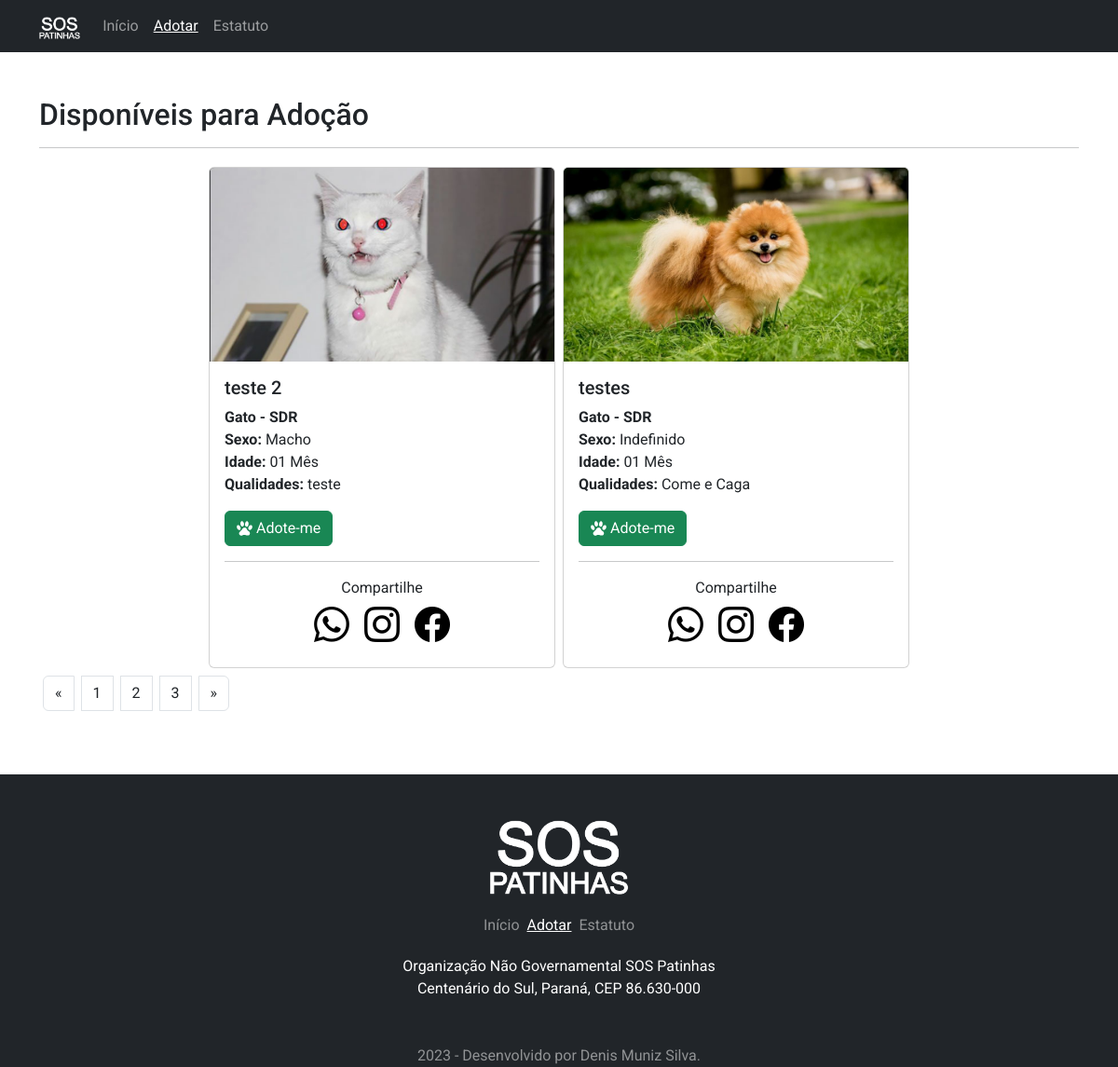
/adocao, run on the app's committed database.
### pet/models.py (models this page shows, shortened)
class Adocao(models.Model):
    VAR_SEXO = [
        ('Indefinido', 'Indefinido'),
        ('Macho', 'Macho'),
        ('Fêmea', 'Fêmea'),
    ]
    VAR_STATUS = [
        ('d', 'Disponível'),
        ('a', 'Adotado'),
        ('c', 'Adoção Cancelada'),
    ]
    VAR_IDADE = [
        ('Desconhecida', 'Desconhecida'),
        ('01 Mês', '01 Mês'),
        ('02 Mêses', '02 Mêses'),
        ('03 Mêses', '03 Mêses'),
        ('04 Mêses', '04 Mêses'),
        ('05 Mêses', '05 Mêses'),
        ('06 Mêses', '06 Mêses'),
        ('07 Mêses', '07 Mêses'),
        ('08 Mêses', '08 Mêses'),
        ('09 Mêses', '09 Mêses'),
        ('10 Mêses', '10 Mêses'),
        ('11 Mêses', '11 Mêses'),
        ('01 Ano', '01 Ano'),
        ('02 Anos', '02 Anos'),
        ('03 Anos', '03 Anos'),
        ('04 Anos', '04 Anos'),
        ('05 Anos', '05 Anos'),
        ('06 Anos', '06 Anos'),
        ('07 Anos', '07 Anos'),
        ('08 Anos', '08 Anos'),
        ('09 Anos', '09 Anos'),
        ('10 Anos', '10 Anos'),
        ('11 Anos', '11 Anos'),
        ('12 Anos', '12 Anos'),
        ('13 Anos', '13 Anos'),
        ('14 Anos', '14 Anos'),
        ('15 Anos', '15 Anos'),
        ('16 Anos', '16 Anos'),
        ('17 Anos', '17 Anos'),
        ('18 Anos', '18 Anos'),
        ('19 Anos', '19 Anos'),
        ('20 Anos', '20 Anos'),
        ('21 Anos', '21 Anos'),
        ('22 Anos', '22 Anos'),
        ('23 Anos', '23 Anos'),
        ('24 Anos', '24 Anos'),
        ('25 Anos', '25 Anos'),
        ('26 Anos', '26 Anos'),
        ('27 Anos', '27 Anos'),
        ('28 Anos', '28 Anos'),
        ('29 Anos', '29 Anos'),
        ('30 Anos', '30 Anos'),
    ]
    cadastrado_em = models.DateTimeField(auto_now_add=True)
    cadastrado_por = models.ForeignKey(User, on_delete=models.PROTECT, verbose_name='Cadastrante')
    nome_dono = models.CharField(
        max_length=200, verbose_name='Nome Completo do Dono')
    email_1 = models.CharField(
        max_length=150, verbose_name='E-mail 01', null=True, blank=True)
    email_2 = models.CharField(
        max_length=150, verbose_name='E-mail 02', null=True, blank=True)
    fone_1 = models.CharField(max_length=15, verbose_name='Fone 01')
    fone_2 = models.CharField(
        max_length=15, verbose_name='Fone 02', null=True, blank=True)
    fone_3 = models.CharField(
        max_length=15, verbose_name='Fone 03', null=True, blank=True)
    obs = models.TextField(
        max_length=2000, verbose_name='Observações', null=True, blank=True)
    cep = models.CharField(
        max_length=8, verbose_name='CEP', null=True, blank=True)
    estado = models.CharField(
        max_length=2, verbose_name='Estado', null=True, blank=True)
    cidade = models.CharField(
        max_length=200, verbose_name='Cidade', null=True, blank=True)
    bairro = models.CharField(
        max_length=200, verbose_name='Bairro', null=True, blank=True)
    endereco = models.CharField(
        max_length=250, verbose_name='Endereço', null=True, blank=True)
    numero = models.IntegerField(
        default=0, verbose_name='Número', null=True, blank=True)
    complemento = models.TextField(
        max_length=2000, verbose_name='Complemento', null=True, blank=True)
    nome_pet = models.CharField(max_length=200, verbose_name='Nome do Pet')
    idade = models.CharField(max_length=15, choices=VAR_IDADE)
    especie = models.ForeignKey(
        Especie, on_delete=models.PROTECT, verbose_name='Especie')
    raca = models.ForeignKey(
        Raca, on_delete=models.PROTECT, verbose_name='Raça')
    sexo = models.CharField(max_length=10, choices=VAR_SEXO)
    qualidades = models.CharField(max_length=2000, verbose_name='Qualidades')
    img = models.ImageField(upload_to='Adocao_fotos/', verbose_name='Foto')
    status = models.CharField(max_length=1, choices=VAR_STATUS)

class Raca(models.Model):
    especie = models.ForeignKey(
        Especie, on_delete=models.PROTECT, verbose_name='Especie')
    raca = models.CharField(max_length=150, verbose_name='Raça')
    def __str__(self):
        return f"{self.especie.nome} - {self.raca}"

class Especie(models.Model):
    nome = models.CharField(
        max_length=150, verbose_name='Nome', unique=True, null=False)

### pet/views.py (the view)
# urls.py: path('adocao', PaginaAdotar.as_view(), name='adotar'),
class PaginaAdotar(ListView):
    model = Adocao
    template_name = 'pet/divulgar.html'

### pet/templates/pet/divulgar.html (shortened to what this page needs)
{% extends 'base.html' %}
{% load static %}
{% block menuativo2 %} active {% endblock %}
{% block footerativo2 %} active {% endblock %}
{% block pagina %}
<div class="container py-5">
    <h2>Disponíveis para Adoção</h2>
    <hr>
    <section class="row justify-content-center">
        {% for item in object_list %}
        <div class="p-1 col-12 col-sm-12 col-md-4">
            <div class="card">
                <img src="{{item.img}}" class="card-img-top img-card" alt="Foto do Pet">
                <div class="card-body">
                    <h5 class="card-title">{{item.nome_pet}}</h5>
                    <p class="card-text">
                        <b>{{item.raca}}</b><br>
                        <b>Sexo:</b> {{item.sexo}}<br>
                        <b>Idade:</b> {{item.idade}}<br>
                        <b>Qualidades:</b> {{item.qualidades}}<br>
                    </p>
                    <a href="#" class="btn btn-success">
                        <div class="d-flex align-self-center"><img src="{% static 'img/icone.svg' %}"
                                class="me-1 align-self-center ico-card-adotar" alt="..">Adote-me</div>
                    </a>
                    <hr>
                    <span class="d-flex justify-content-center fs-7">Compartilhe</span>
                    <div class="d-flex justify-content-center redes-sociais">
                        <a href="#" class="ms-2 me-2"><i class="bi bi-whatsapp"></i></a>
                        <a href="#" class="ms-2 me-2"><i class="bi bi-instagram"></i></a>
                        <a href="#" class="ms-2 me-2"><i class="bi bi-facebook"></i></a>
                    </div>
                </div>
            </div>
        </div>
        {% empty %}
            <p>
                Nao existem pets disponíveis para adoção no momento.
            </p>
        {% endfor %}
    </section>
    <nav aria-label="Page navigation example">
        <ul class="pagination">
            <li class="page-item m-1">
                <a class="page-link" href="#" aria-label="Previous">
                    <span aria-hidden="true" class="text-dark">&laquo;</span>
                </a>
            </li>
            <li class="page-item m-1"><a class="page-link text-dark" href="#">1</a></li>
            <li class="page-item m-1"><a class="page-link text-dark" href="#">2</a></li>
            <li class="page-item m-1"><a class="page-link text-dark" href="#">3</a></li>
            <li class="page-item m-1">
                <a class="page-link" href="#" aria-label="Next">
                    <span aria-hidden="true" class="text-dark">&raquo;</span>
                </a>
            </li>
        </ul>
    </nav>
</div>
{% endblock %}

### static/css/main.css (style rules this page uses)
* { font-family: 'Mountains of Christmas', cursive; font-family: 'Roboto', sans-serif; }
.redes-sociais i { font-size: 38px; color: rgb(0, 0, 0); }
.ico-card-adotar { filter: invert(100%); height: 1em; }
.img-card { max-height: 33%; background-color: rgb(85, 84, 84); }

### data on the page
Adocao: img (picture), nome_pet "teste 2", raca "Gato - SDR", sexo "Macho", idade "01 Mês", qualidades "teste"
Adocao: img (picture), nome_pet "testes", raca "Gato - SDR", sexo "Indefinido", idade "01 Mês", qualidades "Come e Caga"
